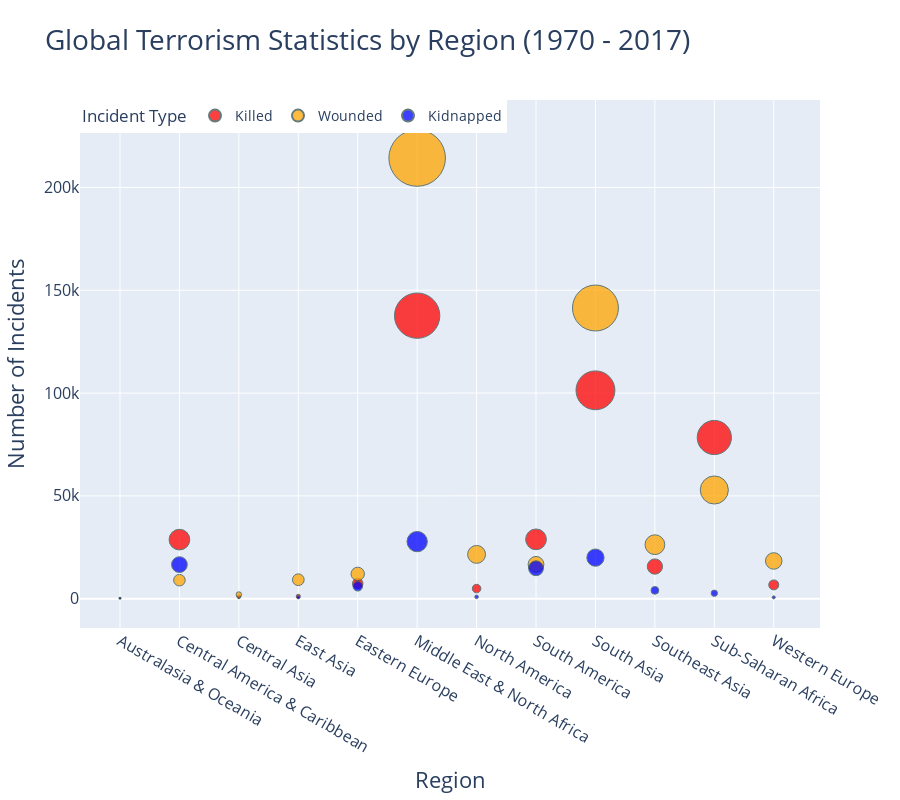

The notebook cell saved with this chart:
### Code cell
# Relevant columns
df_new = df[['region_txt', 'nkill', 'nwound', 'nhostkid']]

df_new.rename(columns={'region_txt': 'Region', 
                        'nkill': 'Killed', 
                        'nwound': 'Wounded', 
                        'nhostkid': 'Kidnapped',
                       }, inplace=True)


# Group by region and calculate total for each category
df_grouped = df_new.groupby('Region').agg({
    'Killed': 'sum',
    'Wounded': 'sum',
    'Kidnapped': 'sum',
}).reset_index()

# Melt the DataFrame
df_melted = pd.melt(df_grouped, id_vars='Region', value_vars=['Killed', 'Wounded', 'Kidnapped'],
                    var_name='Incident Type', value_name='Count')

# Take the absolute value of the 'Count' column to ensure non-negative values
df_melted['Count'] = df_melted['Count'].abs()

# Create scatter plot
fig = px.scatter(
    df_melted,
    x='Region',
    y='Count',
    size='Count',
    size_max=40,
    color='Incident Type',
    labels={'Count': 'Number of Incidents'},
    title='Global Terrorism Statistics by Region (1970 - 2017)',
    color_discrete_map={'Killed': 'red', 'Wounded': 'orange', 'Kidnapped': 'blue'},  # Set custom colors
    opacity=0.75,  # Adjust marker opacity
)

# Update marker aesthetics for better visibility
fig.update_traces(marker=dict(line=dict(width=1, color='DarkSlateGray')), selector=dict(mode='markers'))


# Set axis labels and legend position
fig.update_layout(
    xaxis_title='Region',
    yaxis_title='Number of Incidents',
    font=dict(
        size=14,
    ),
    height=800,
    title=dict(font=dict(size=28)),
    yaxis=dict(
        titlefont_size=22,
        tickfont_size=16,
    ),
    xaxis=dict(
        titlefont_size=22,
        tickfont_size=16
    ),
    legend=dict(
        x=0,
        y=1,
        traceorder='normal',
        orientation='h',
    ),
)

fig.show()

### Figure 1 — Plotly figure (JSON) as saved in the notebook; plotly's stock layout.template omitted (floating-point values rounded to 4 significant figures)
{"data": [{"hovertemplate": "Incident Type=Killed<br>Region=%{x}<br>Number of Incidents=%{marker.size}<extra></extra>", "legendgroup": "Killed", "marker": {"color": "red", "line": {"color": "DarkSlateGray", "width": 1}, "opacity": 0.75, "size": [150, 28708, 1000, 1152, 7415, 137642, 4916, 28849, 101319, 15637, 78386, 6694], "sizemode": "area", "sizeref": 133.9, "symbol": "circle"}, "mode": "markers", "name": "Killed", "orientation": "v", "showlegend": true, "type": "scatter", "x": ["Australasia & Oceania", "Central America & Caribbean", "Central Asia", "East Asia", "Eastern Europe", "Middle East & North Africa", "North America", "South America", "South Asia", "Southeast Asia", "Sub-Saharan Africa", "Western Europe"], "xaxis": "x", "y": [150, 28708, 1000, 1152, 7415, 137642, 4916, 28849, 101319, 15637, 78386, 6694], "yaxis": "y"}, {"hovertemplate": "Incident Type=Wounded<br>Region=%{x}<br>Number of Incidents=%{marker.size}<extra></extra>", "legendgroup": "Wounded", "marker": {"color": "orange", "line": {"color": "DarkSlateGray", "width": 1}, "opacity": 0.75, "size": [260, 8991, 2009, 9213, 12045, 214308, 21531, 16704, 141360, 26259, 52857, 18332], "sizemode": "area", "sizeref": 133.9, "symbol": "circle"}, "mode": "markers", "name": "Wounded", "orientation": "v", "showlegend": true, "type": "scatter", "x": ["Australasia & Oceania", "Central America & Caribbean", "Central Asia", "East Asia", "Eastern Europe", "Middle East & North Africa", "North America", "South America", "South Asia", "Southeast Asia", "Sub-Saharan Africa", "Western Europe"], "xaxis": "x", "y": [260, 8991, 2009, 9213, 12045, 214308, 21531, 16704, 141360, 26259, 52857, 18332], "yaxis": "y"}, {"hovertemplate": "Incident Type=Kidnapped<br>Region=%{x}<br>Number of Incidents=%{marker.size}<extra></extra>", "legendgroup": "Kidnapped", "marker": {"color": "blue", "line": {"color": "DarkSlateGray", "width": 1}, "opacity": 0.75, "size": [193, 16566, 33, 623, 5999, 27755, 878, 14781, 19959, 4044, 2650, 638], "sizemode": "area", "sizeref": 133.9, "symbol": "circle"}, "mode": "markers", "name": "Kidnapped", "orientation": "v", "showlegend": true, "type": "scatter", "x": ["Australasia & Oceania", "Central America & Caribbean", "Central Asia", "East Asia", "Eastern Europe", "Middle East & North Africa", "North America", "South America", "South Asia", "Southeast Asia", "Sub-Saharan Africa", "Western Europe"], "xaxis": "x", "y": [193, 16566, 33, 623, 5999, 27755, 878, 14781, 19959, 4044, 2650, 638], "yaxis": "y"}], "layout": {"font": {"size": 14}, "height": 800, "legend": {"itemsizing": "constant", "orientation": "h", "title": {"text": "Incident Type"}, "tracegroupgap": 0, "traceorder": "normal", "x": 0, "y": 1}, "title": {"font": {"size": 28}, "text": "Global Terrorism Statistics by Region (1970 - 2017)"}, "xaxis": {"anchor": "y", "domain": [0, 1], "tickfont": {"size": 16}, "title": {"font": {"size": 22}, "text": "Region"}}, "yaxis": {"anchor": "x", "domain": [0, 1], "tickfont": {"size": 16}, "title": {"font": {"size": 22}, "text": "Number of Incidents"}}}}
